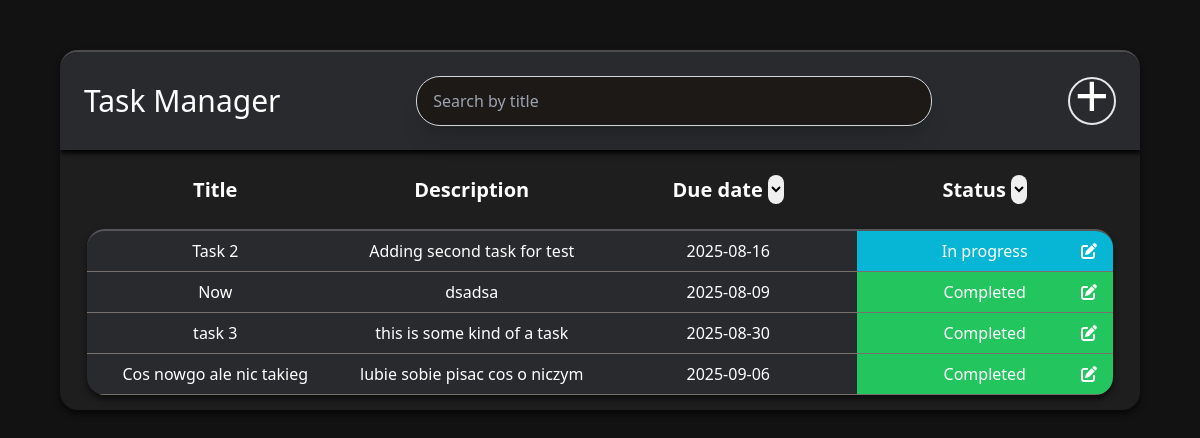
/dashboard (signed in), run on the app's committed database.
### tables this page shows
CREATE TABLE tasks(
                    id INTEGER PRIMARY KEY AUTOINCREMENT,
                    user_id INTEGER NOT NULL,
                    title TEXT NOT NULL,
                    description TEXT,
                    due_date TEXT NOT NULL,
                    status TEXT NOT NULL, 
                    FOREIGN KEY (user_id) REFERENCES users (id) ON DELETE CASCADE
                    );

### app.py (the view)
@app.route("/dashboard")
@login_required
def dashboard():
     user_id = session.get("user_id")
     conn = get_db_connection()
     tasks = conn.execute("SELECT * FROM tasks WHERE user_id = ?", (user_id,)).fetchall()
     conn.close()
     return render_template("dashboard.html", username=session.get("username"), tasks=tasks)

### app.py (called while the page is built)
def login_required(f):
     @wraps(f)
     def decorated_function(*args, **kwargs):
          if "user_id" not in session:
               flash("You need to be logged in to access this page", "error")
               return redirect(url_for('login'))
          return f(*args, **kwargs)
     return decorated_function

### database.py (called while the page is built)
def get_db_connection():
     conn = sqlite3.connect(DATABASE)
     conn.row_factory = sqlite3.Row
     return conn

### templates/dashboard.html (shortened to what this page needs)
<!DOCTYPE html>
<html lang="en">
<head>
    <link href="{{ url_for('static', filename='style/style.css') }}" rel="stylesheet" />
    <script src="https://cdn.tailwindcss.com"></script>
</head>
<body class="bg-stone-900 text-white" id="dashboard-container">
        <div id="task-container">
            <div class="flex p-6 items-center justify-between" id="task-manager-header">
                <h1 class=" text-3xl">Task Manager</h1>
                <input type="text" name="search-by-title" id="search-by-title" placeholder="Search by title" class="w-[50%] px-4 py-3 bg-stone-900 border border-gray-300 dark:border-gray-600 rounded-3xl hover:border-gray-500 shadow-xl"/>
                <div class="flex items-center justify-center border-2 rounded-full w-12 h-12 hover:border-sky-500">
                    <a href="{{url_for('create_task')}}" class="flex items-center justify-center w-full h-full text-6xl -translate-y-1.5 hover:text-sky-500">+</a>
                </div>
            </div>
            <table id="table-header" class="mt-6 mb-6">
                <thead class="text-xl">
                    <th class="w-1/4">Title</th>
                    <th class="w-1/4">Description</th>
                    <th class="w-1/4">Due date
                        <select id="date-order" name="date-order" class="text-black w-4 rounded-full ">
                            <option value="Date Descending">Date Descending</option>
                        </select>
                    </th>
                    <th class="w-1/4">Status
                        <select id="status" name="status" class="text-black w-4 rounded-full ">
                            <option value="To do">To Do</option>
                        </select>
                    </th>
                </thead>
            </table>
            <div id="details-container">
            {% for task in tasks %}
                <div class="grid grid-cols-4  text-center  border-b border-stone-500">
                    <div class="p-2 flex justify-center items-center" >{{task["title"]}}</div>
                    <div class="p-2 flex justify-center items-center">{{task["description"]}}</div>
                    <div class="p-2 flex justify-center items-center">{{task["due_date"]}}</div>
                    {% if task["status"] == "To do" %}
                    <div class="p-2 bg-amber-500 flex items-center justify-center relative">{{task["status"]}}
                        <a href="{{url_for('edit_task', task_id=task['id'])}}"class="absolute right-4 hover:text-3xl">
                        <i class="fa-solid fa-pen-to-square "></i>
                        </a>
                    </div>
                    {% elif task["status"] == "In progress" %}
                    <div class="p-2 bg-cyan-500 flex items-center justify-center relative">{{task["status"]}}
                        <a href="{{url_for('edit_task', task_id=task['id'])}}"class="absolute right-4 hover:text-3xl">
                        <i class="fa-solid fa-pen-to-square "></i>
                        </a>
                    </div>
                    {% elif task["status"] == "Completed" %}
                    <div class="p-2 bg-green-500 flex items-center justify-center relative">{{task["status"]}}
                        <a href="{{url_for('edit_task', task_id=task['id'])}}" class="absolute right-4 hover:text-3xl" >
                        <i class="fa-solid fa-pen-to-square "></i>
                        </a>
                    </div>
                    {% endif %}
                </div>
            {% endfor %}
            </div>
        </div>
</body>
</html>

### static/style/style.css (style rules this page uses)
#dashboard-container { background-color: #121212 ; display: flex; width: 100%; justify-content: center; }
#task-container { max-width: 1100px; width: 90%; background-color: #1e1e1e; border-top: 2px solid rgba(255, 255, 255, 0.209); box-shadow: 0 4px 6px rgba(0,0,0,0.6); border-radius: 18px; overflow: hidden; margin-top: 50px; }
#task-manager-header { background-color: rgb(41, 42, 45); box-shadow: 1px 3px 5px black; }
#table-header { width: 95%; text-align: center; justify-self: center; }
#details-container { background-color: rgb(41, 42, 45); border-top: 2px solid rgba(255, 255, 255, 0.209); box-shadow: 0 4px 6px rgba(0,0,0,0.6); border-radius: 18px; width: 95%; justify-self: center; margin-bottom: 15px; overflow: hidden; }

### data on the page
tasks: title "Task 2", description "Adding second task for test", due_date "2025-08-16", status "In progress"
tasks: title "Now", description "dsadsa", due_date "2025-08-09", status "Completed"
tasks: title "task 3", description "this is some kind of a task", due_date "2025-08-30", status "Completed"
tasks: title "Cos nowgo ale nic takieg", description "lubie sobie pisac cos o niczym", due_date "2025-09-06", status "Completed"
